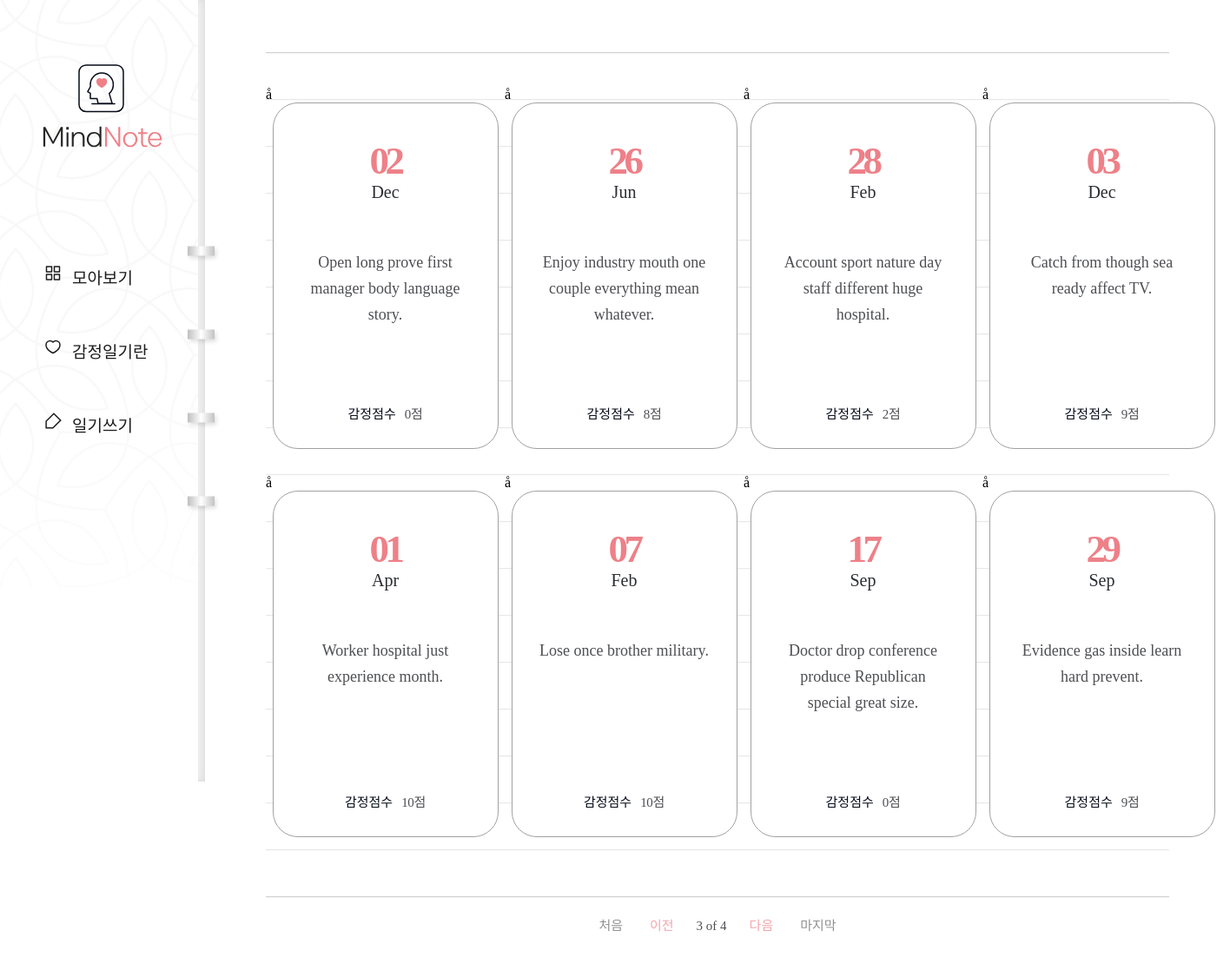
/diary/?page=3, run on the app's committed database.
### diary/models.py (models this page shows, shortened)
class Page(models.Model):
    title = models.CharField(max_length=100, validators=[validate_no_hash])
    content = models.TextField(validators=[validate_no_hash])
    feeling = models.CharField(max_length=80, validators=[validate_no_hash, validate_no_numbers])
    score = models.IntegerField(validators=[validate_score])
    dt_created = models.DateField()

### diary/views.py (the view)
# urls.py: path('diary/', views.PageListView.as_view(), name='page-list'),
class PageListView(ListView):
    model = Page
    ordering = ['-dt_created']
    paginate_by = 8

### diary/templates/diary/page_list.html (shortened to what this page needs)
{% extends './base.html' %}
{% block content %}
{% if page_obj.object_list %}
    <div class="wrap-note">
        <div class="note">
            <div class="note-list">
                <ul>
                    {% for obj in page_obj.object_list %}
                    <li>å
                        <a href="{% url 'page-detail' obj.id %}">
                            <div class="date">
                                <span>{{obj.dt_created|date:"d"}}</span>
                                <p>{{obj.dt_created|date:"M"}}</p>
                            </div>
                            <h2>{{obj.title}}</h2>
                            <div class="score">
                                <p>감정점수</p>
                                <span>{{obj.score}}점</span>
                            </div>
                        </a>
                    </li>
                    {% endfor %}
                </ul>
            </div>
            <div class="paging">
                {% if page_obj.has_previous %}
                    <a href="?page=1" class="first">처음</a>
                    <a href="?page={{page_obj.previous_page_number}}" class="prev">이전</a>
                {% endif %}
                <span class="page">
                    <p>{{page_obj.number}} of {{page_obj.paginator.num_pages}}</p>
                </span>
                {% if page_obj.has_next %}
                    <a href="?page={{page_obj.next_page_number}}" class="next">다음</a>
                    <a href="?page={{page_obj.paginator.num_pages}}" class="last">마지막</a>
                {% endif %}
            </div>
        </div>
    </div>
{% endif %}
{% endblock content %}

### diary/static/diary/css/styles.css (style rules this page uses)
h1,h2,h3,p,a,ul,li { margin: 0; padding: 0; font-family: 'NanumSquare'; list-style: none; text-decoration: none; outline: none; }
html { position: relative; min-height: 100%; margin: 0; }
body { margin: 0; padding: 0; -webkit-font-smoothing: antialiased; -moz-osx-font-smoothing: auto; }
.wrap-note .note { padding-left: 236px; padding-top: 50px; padding-bottom: 200px; }
.note-list { margin: 0 70px; padding-top: 50px; background: url(../image/note-bg.svg) repeat-x center/1535px 974px; }
.note-list ul { overflow: hidden; width: 1100px; margin: 0 auto; padding-bottom: 50px; }
.note-list ul li { float: left; width: 25%; padding-bottom: 30px; }
.note-list ul li a { display: block; width: 258px; height: 397px; margin: 0 auto; background: #fff; border: solid 1px #a3a0a0; border-radius: 29px; }
.note-list ul li a .date { margin-top: 40px; margin-bottom: 55px; text-align: center; }
.note-list ul li a .date p { display: inline-block; font-family: 'NanumSquare'; color: #2b2d32; font-size: 20px; text-align: center; text-transform: capitalize; line-height: 1; }
.note-list ul li a .date span { display: block; font-family: 'NanumSquare'; color: #ee8088; font-weight: 700; font-size: 45px; letter-spacing: -4.47px; }
.note-list ul li a h2 { width: 196px; height: 150px; margin: 0 auto; font-family: 'NanumBarunpen'; color: #4e4f53; font-weight: normal; font-size: 18px; line-height: 1.67; text-align: center; }
.note-list ul li a .score { margin-top: 28px; text-align: center; }
.note-list ul li a .score p { display: inline-block; font-family: 'NanumSquare'; color: #060b18; font-size: 15px; }
.note-list ul li a .score span { padding-left: 6px; font-family: 'NanumBarunpen'; color: #4e4f53; font-size: 15px; letter-spacing: -0.29px; }
.paging { margin-top: 10px; text-align: center; }
.paging a { display: inline-block; font-family: 'NanumSquare'; font-size: 15px; }
.paging .first,.paging .last { color: #929191; }
.paging .first { margin-right: 27px; }
.paging .last { margin-left: 27px; }
.paging .prev,.paging .next { color: #f2a6ac; }
.paging span { display: inline-block; }
.paging span p { margin: 0 22px; font-family: 'NanumSquare'; color: #4e4f53; font-size: 15px; }

### data on the page
Page: dt_created "02", dt_created "Dec", title "Open long prove first manager body language story.", score "0"
Page: dt_created "26", dt_created "Jun", title "Enjoy industry mouth one couple everything mean whatever.", score "8"
Page: dt_created "28", dt_created "Feb", title "Account sport nature day staff different huge hospital.", score "2"
Page: dt_created "03", dt_created "Dec", title "Catch from though sea ready affect TV.", score "9"
Page: dt_created "01", dt_created "Apr", title "Worker hospital just experience month.", score "10"
Page: dt_created "07", dt_created "Feb", title "Lose once brother military.", score "10"
Page: dt_created "17", dt_created "Sep", title "Doctor drop conference produce Republican special great size.", score "0"
Page: dt_created "29", dt_created "Sep", title "Evidence gas inside learn hard prevent.", score "9"

### other printed values
{{ page_obj.number }} "3"
{{ page_obj.paginator.num_pages }} "4"
